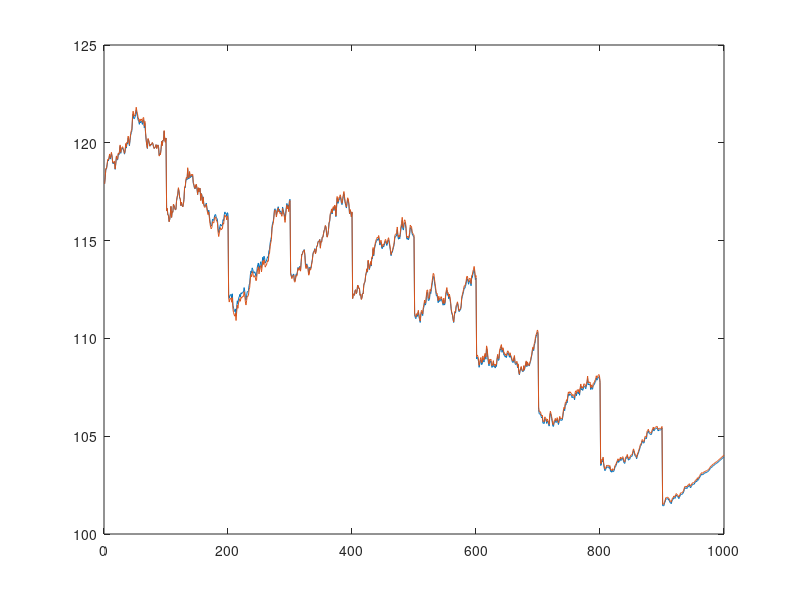

Here is the MATLAB script that generated this plot:

b=0.01;
a=0.5;
sig=0.01;
r0=0.02;
B=@(a,t,T)1/a*(1-exp(-a*(T-t)));
A=@(a,b,sig,t,T)((B(a,t,T)-(T-t))*(a*b-0.5*sig^2)/(a^2)-(sig^2*(B(a,b,T)).^2)./(4*a));
P=@(a,b,r,t,T)exp(A(a,b,sig,t,T)-B(a,t,T)*r);
dBdt=@(a,t,T)(B(a,t+0.0001,T)-B(a,t,T))/0.0001;
dAdt=@(a,b,sig,t,T)(A(a,b,sig,t+0.0001,T)-A(a,b,sig,t,T))/0.0001;
dPdt=@(a,b,r,t,T,sig)(dAdt(a,b,sig,t,T)-dBdt(a,t,T)*r)*P(a,b,r,t,T);
dPdr=@(a,b,r,t,T,sig)-B(a,t,T)*P(a,b,r,t,T);
dP2dr2=@(a,b,r,t,T,sig)(B(a,t,T))^2*P(a,b,r,t,T);


T=10;
N=1000;
dt=T/N;
r=nan(N,1);
bond=r;
B=r;
V=r;
r(1)=r0;
V(1)=100;
dW=randn(N,1)*sqrt(dt);
t=(0:dt:T)';
mat=1:T;
cashFlows=(t==round(t)&t>0)*4;
cashFlows(end)=cashFlows(end)+100;
for i=1:N
    if i>1
        r(i)=r(i-1)+(b-a*r(i-1))*dt+sig*dW(i);
        if i==2
            B(i-1)=bond(i-1);
        end
        alpha=(dPdt(a,b,r(i),t(i),T,sig)+(b-a*r(i))*dPdr(a,b,r(i),t(i),T,sig)+0.5*sig^2*dP2dr2(a,b,r(i),t(i),T,sig))/P(a,b,r(i),t(i),T);
        beta=(sig*dPdr(a,b,r(i),t(i),T,sig))/P(a,b,r(i),t(i),T);
        B(i)=B(i-1)+alpha*B(i-1)*dt+beta*B(i-1)*dW(i)-cashFlows(i);
    end
    disk=P(a,b,r(i),t(i),(t(i)+dt:dt:T)');
    bond(i)=disk'*cashFlows(t>t(i));
    
    if i>1
        V(i)=bond(i)/bond(i-1)*V(i-1)+cashFlows(i);
    end
end
plot(bond)
hold on
plot(B)